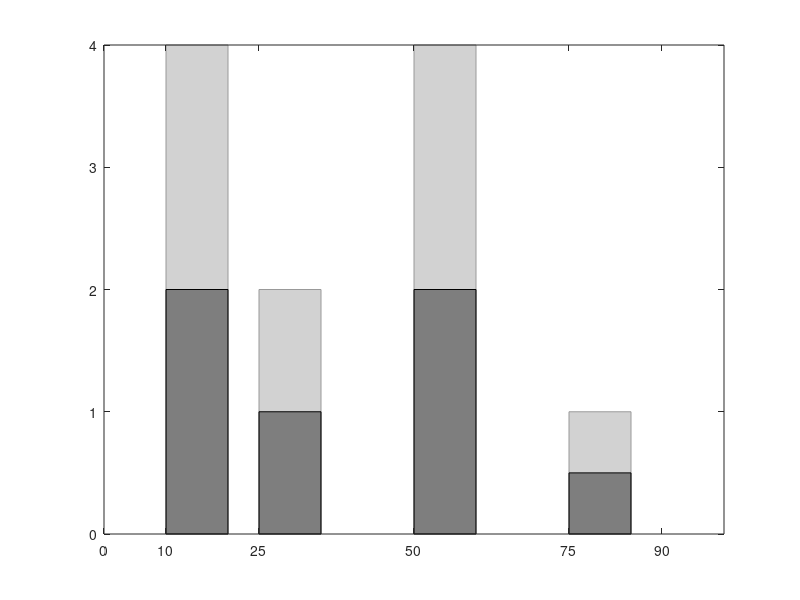

Here is the MATLAB script that generated this plot:
clc;
%clear all;
close all;
%figure('units','normalized','outerposition',[0 0 1 1])
%{
figureEx('Custom', 'Maximize')

x = linspace(0,3*pi,200);
y = cos(x) + rand(1,200);
scatter(x,y)
%}

%{
actionPotentials = uint32(50:10:200);
IDX = uint32(1:1000);
res = zeros(length(actionPotentials), 3);
res(:,1) = actionPotentials;
res(:,2) = actionPotentials(:)>100 & actionPotentials(:)<150;
res(:,3) = IDX(1:length(actionPotentials));


ind = IDX(logical(res(:,2)))
%}


spikesAtTimes = zeros(75,1);
spikeTimes = [30;12;24;15;55;74;54;31;23;64;75];
%sortedSpikeTimes = sort(spikeTimes);
spikesAtTimes(spikeTimes)=1;

indexes = 1:75;
filter = spikesAtTimes(:,1) > 0;
spikeTimes2 = indexes(filter)';
accPerTime = spikesAtTimes(filter);

%accPerTime = [1;1 ;1 ;1 ;1;1;1;1;1;1;1;1];
%bins = 1:20:60;
bins = [0;10;25;50;75;90];


[bincounts,binIndex] = histc(spikeTimes,bins);
sumByBins = accumarray(binIndex,accPerTime, [size(bins,1) 1]);
figure;
h1 = bar(bins,sumByBins,'histc');
set(h1,'FaceColor',[0.75 0.75 0.75],'EdgeColor',[0.60 0.60 0.60], ...
    'FaceAlpha',0.70);
hold on;
h2 = bar(bins,sumByBins/2,'histc');
set(h2,'FaceColor','k','EdgeColor','k','FaceAlpha',0.40);
    

%{
BIN_SIZE=100;
NUM_OF_BINS = STIMULUS_WINDOW/BIN_SIZE;
bins = 0:BIN_SIZE:STIMULUS_WINDOW;

indexesOfStimulusTime = 1:STIMULUS_WINDOW;
filter = accAPs(:,1) > 0;
spikeTimes = indexesOfStimulusTime(filter)';
accAPsAtLeastOne = accAPs(filter);




[bincounts,binIndex] = histc(spikeTimes,bins);
sumByBins = accumarray(binIndex,accAPsAtLeastOne, [length(bins) 1]);
figure;
bar(bins,sumByBins,'histc');
%}



%{ 
%light on/off
onOffData = zeros(STIMULUS_WINDOW,1);
onOffData(1:DELAY_TO_ON)=1;
h1=bar(onOffData,'y');
hold on;
onOffData(1:DELAY_TO_ON)=0;
onOffData(DELAY_TO_ON+1:STIMULUS_WINDOW)=1;
h2=bar(onOffData);
set(h2,'FaceColor','k','EdgeColor','k');

%get(bH,'Type') %For illustration purpose only.
pH = arrayfun(@(x) allchild(x),h1);
set(pH,'FaceAlpha',0.25);
%}
%{
set(h1,'FaceColor','r','EdgeColor','r');
hold on;
h2 = bar([1 2],[-0.0001 1.00001],'histc');
%set(h2,'FaceColor','y','EdgeColor','y');
%}
%{
% transparency smaple
axis([0 STIMULUS_WINDOW 0 1])

figure;
bH = bar(randn(10)); 
%get(bH,'Type') %For illustration purpose only.
pH = arrayfun(@(x) allchild(x),bH);
set(pH,'FaceAlpha',0.25);
%}